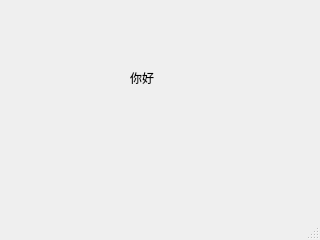
<?xml version="1.0" encoding="UTF-8"?>
<ui version="4.0">
 <class>MainWindow</class>
 <widget class="QMainWindow" name="MainWindow">
  <property name="geometry">
   <rect>
    <x>0</x>
    <y>0</y>
    <width>320</width>
    <height>240</height>
   </rect>
  </property>
  <property name="windowTitle">
   <string>MainWindow</string>
  </property>
  <widget class="QWidget" name="centralwidget">
   <widget class="QLabel" name="label">
    <property name="geometry">
     <rect>
      <x>130</x>
      <y>70</y>
      <width>59</width>
      <height>16</height>
     </rect>
    </property>
    <property name="text">
     <string>你好</string>
    </property>
   </widget>
  </widget>
  <widget class="QMenuBar" name="menubar">
   <property name="geometry">
    <rect>
     <x>0</x>
     <y>0</y>
     <width>320</width>
     <height>22</height>
    </rect>
   </property>
  </widget>
  <widget class="QStatusBar" name="statusbar"/>
 </widget>
 <resources/>
 <connections/>
</ui>
